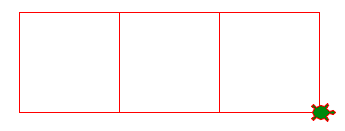

This chart was generated by the following Python code:
# define a function
import turtle

def side():
    turtle.forward(100)
    turtle.left(90)

def square():
    side()
    side()
    side()
    side()
    turtle.forward(100)

square()
square()
square()

turtle.done()
